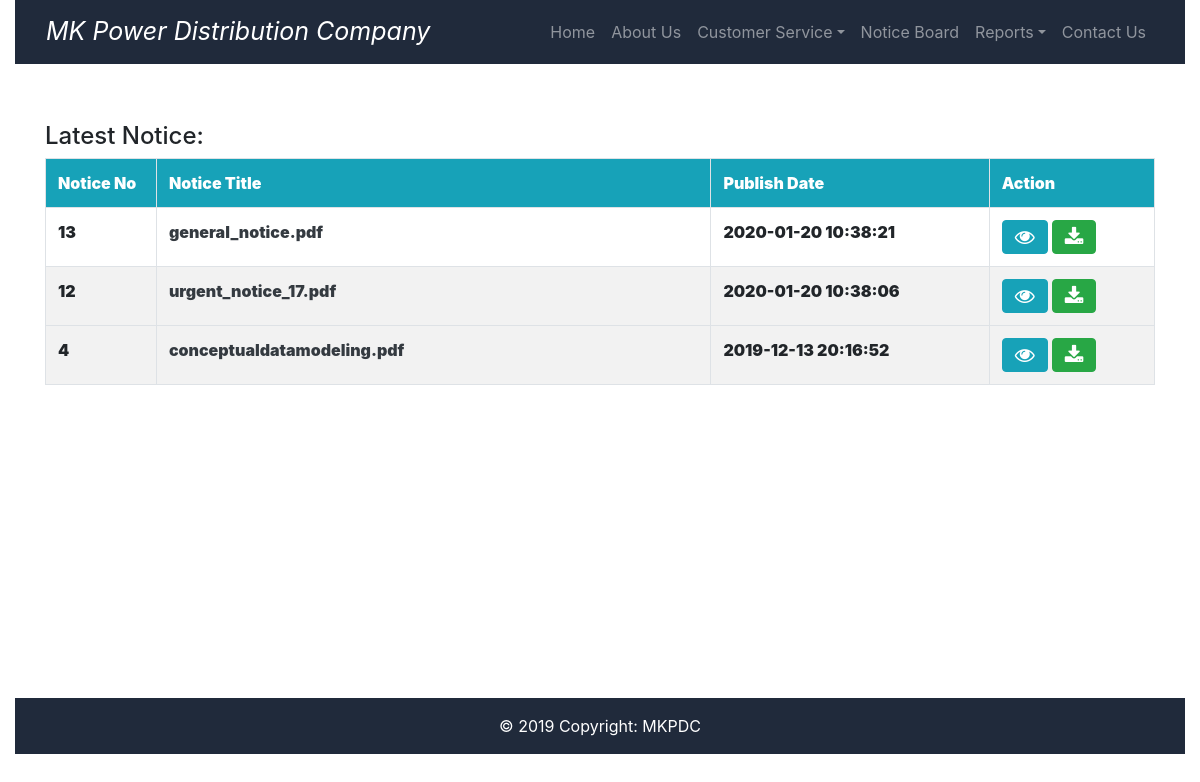
Page /notice.php on the committed database.
### tables this page shows
CREATE TABLE `notice` (
  `notice_id` int(10) NOT NULL,
  `admin_id` int(10) NOT NULL,
  `notice_date` datetime NOT NULL DEFAULT current_timestamp() ON UPDATE current_timestamp(),
  `notice_type` varchar(30) NOT NULL,
  `notice_file` varchar(255) NOT NULL
);

### notice.php (the view, shortened to what this page needs)
<!DOCTYPE html>
<html>
<head>
    <link rel="stylesheet" href="https://stackpath.bootstrapcdn.com/bootstrap/4.3.1/css/bootstrap.min.css">
    <link rel="stylesheet" href="https://maxcdn.bootstrapcdn.com/font-awesome/4.7.0/css/font-awesome.min.css">
    <link rel="stylesheet" href="css/style.css">
</head>
<body>
    <div class="container-fluid">
        <?php include("include/header.php"); ?>
        <div><br><br>
            <div class="main-contant">
                <h4 >Latest Notice:</h4>
                <div class="row">
                    <div class="col-lg-12 col-md-12 col-sm-12 col-xs-12">
                        <div class="table-responsive">
                           <div class="table-wrapper-scroll-y my-custom-scrollbar" style="height: 510px;">
                           <?php
                             include("database/connectdb.php");
                             $fq = "SELECT * FROM `notice`ORDER BY notice_date DESC";
                             $result = $connect->query($fq); ?>
                            <?php  if ($result->num_rows > 0) {?>
                                <table class="table table-condensed table-striped table-bordered">
                                    <tr class="bg-info text-white">
                                        <th width="10%"><strong>Notice No</strong></th>
                                        <th width="50%"><strong>Notice Title</strong></th>
                                        <th><strong>Publish Date</strong></th>
                                        <th><strong>Action</strong></th>
                                    </tr>
                                    <?php   $i = 1; while ($row = $result->fetch_assoc()){?>
                                       <tr>
                                        <?php if($row['notice_type']=="notice") {?>
                                        <th><strong><?php echo $row['notice_id'] ?> </strong></th>
                                        <th><a href="?id=<?php echo $row['notice_id']; ?>" class="text-dark"><strong><?php echo $row['notice_file'] ?></strong></a></th>
                                        <th><strong><?php echo $row['notice_date'] ?></strong></th>
                                        <th><a href="admin_notice.php?id_view=<?php echo $row['notice_id']; ?>"><i class="fa fa-eye btn btn-info" style="font-size: 15pt;" aria-hidden="true"></i></a>
                                            <a href="admin_notice.php?id=<?php echo $row['notice_id']; ?>"><i class="fa fa-download btn btn-success" style="font-size: 15pt;" aria-hidden="true"></i></a>
                                        </th>
                                    <?php } ?>
                                    </tr>
                                        <?php $i++; } ?>
                                 </table><?php } ?>
                            </div>
                        </div>
                    </div>
                </div>
            </div>
        </div>
        <?php include("include/footer.php"); ?><br>
    </div>
</body>
</html>

### notice.php (style rules this page uses)
.main-contant { margin: 10px 30px 30px 30px; }

### rows in the picture
notice: notice_id "13", notice_file "general_notice.pdf", notice_date "2020-01-20 10:38:21"
notice: notice_id "12", notice_file "urgent_notice_17.pdf", notice_date "2020-01-20 10:38:06"
notice: notice_id "4", notice_file "conceptualdatamodeling.pdf", notice_date "2019-12-13 20:16:52"
